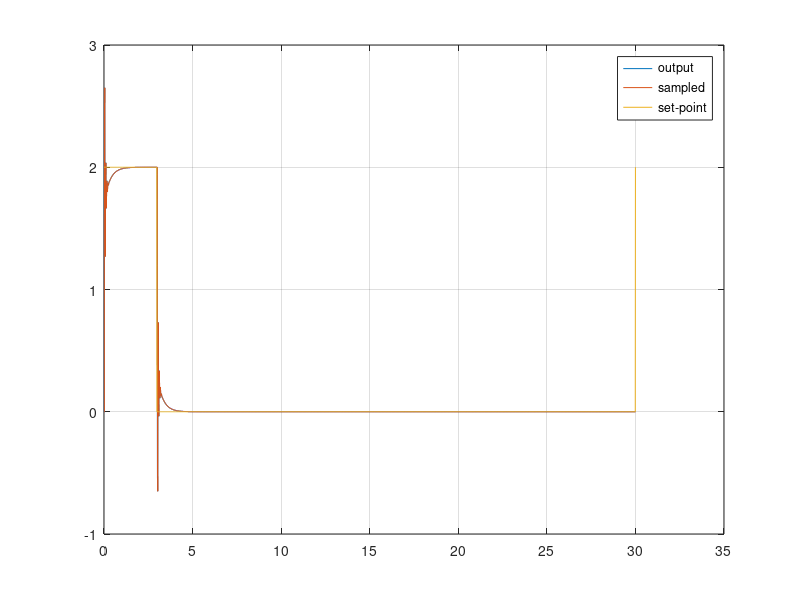
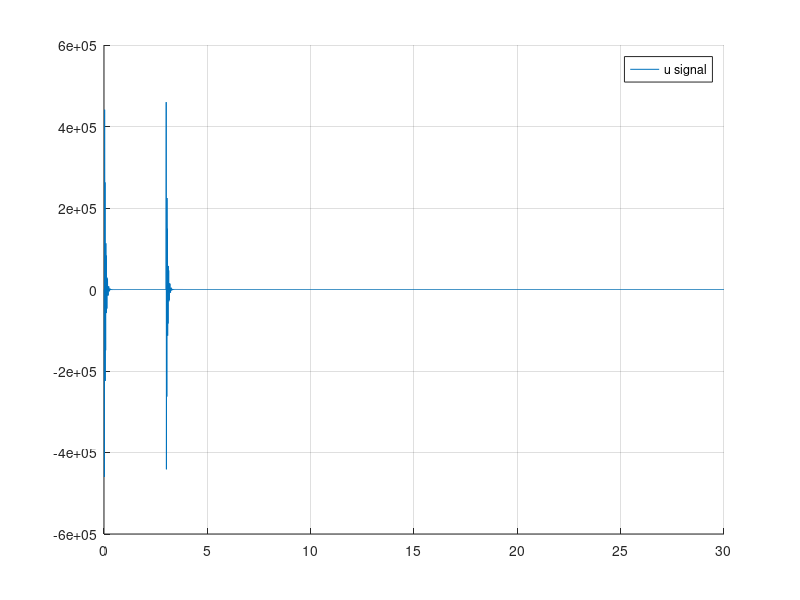
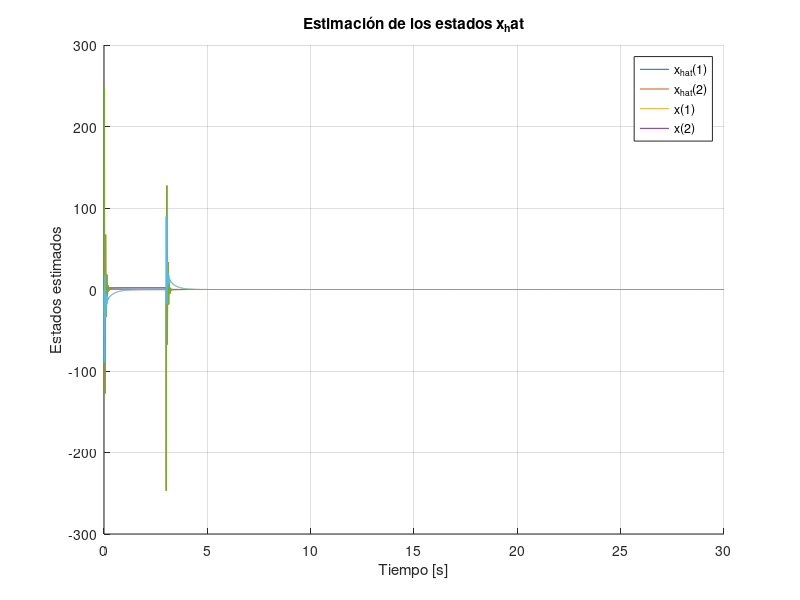

These figures' MATLAB source, in order:
clear all;
close all;
%% Parámetros de Simulación
Ts = 0.01;
Tf = 30;
Nsim = Tf/Ts;
t = 0:Ts:Tf;

%% Señal de Entrada - Set Point
r_sp = 2*ones(size(t));

%% Espacio de estados identificado invertido - ecuacion calculada
% A = [0 1 0; 4.8976 -0.52198 0.319; 0 0 -0.33792];
% B = [0; -0.468; 0.495];
% C = [1 0 0];
% D = 0;

A = [0 1 0; 0 0 1; -0.4588 -12.83 -3.986];
B = [-0.00008368; -0.05376; 0.01643];
C = [1 0 0];
D = 0;

% A = [0 1; -0.9903 1.99];
% B = [-0.000002972; -0.000009109];
% C = [1 0];
% D = 0;

% Funcion de transferencia Pendulo natural
% num = [-0.001862 -0.05642];
% den = [1 0.4719 4.919];
% [A, B, C, D] = tf2ss(num,den);
% 
sys_ss = ss(A, B, C, D);

[SS_disc] = c2d(sys_ss, Ts);

% SS_disc = ss(A, B, C, D, Ts);
% sys_ss = d2c(SS_disc);
%% Tamaño vectores Espacio de Estados
nx = length(SS_disc.A);

%% Asignación de Polos
pole1 = -0.1+0.8j;
pole2 = -0.1-0.8*j;
pole3 = 0.9;
pole4 = -0.7;
p = [pole1 pole2 pole3 pole4];

%% Determinacion de la matriz K - caso en donde existe integrador
%%[K, prec] = place(SS_disc.A, SS_disc.B, p);

%% Determinación de la matriz K - caso en donde no existe integrador 
% Servosistema tipo 1 planta sin integrador
A_hat = [SS_disc.A zeros(nx, 1); -SS_disc.C 0];
B_hat = [SS_disc.B; 0];
p_new = p;
%K_hat = place(A_hat, B_hat, p_new);
K_hat = place(A_hat,B_hat, p);
K_new = K_hat(1:nx);
ki = K_hat(end);

%% Variables Iniciales
x0 = zeros(1, nx)';
x = ones(nx, Nsim + 1) .* x0;

% Observador
x_hat = ones(nx, Nsim + 1) .* x0;
L = [0.2;0.2;0.2]; % Ganancia del observador

% Salidas del simulador
yOut  = SS_disc.C*x0; 
tOut = 0;
uOut = 0;
dt = linspace(0, Ts, 10)';
integral_error = zeros(1, Nsim);
e = zeros(1, Nsim);
q = zeros(1, Nsim);
y_feedback = SS_disc.C*x0;

%% Representa el tiempo real, cuanto tiempo está corriendo el
% microcontrolador, el tiempo entre interrupciones el tiempo de muestreo
for k = 1:Nsim
    
    if k >= 3/Ts
        r_sp(k) = 0;
    end
    % Microcontrolador %
    e(k) = r_sp(k) - y_feedback;

    % Sin integrador  
%     u(k) = - K*x(:, k);

    % Con integrador, sin referencia
%     e(k) = y_feedback;
%     u(k) = -ki*y_feedback - K_new*x(:, k);

    % Con integrador
    u(k) = -ki*q(k) - K_new*x_hat(:, k);
   
    x_hat(:, k+1) = (SS_disc.A - L*SS_disc.C)*x_hat(:, k) + SS_disc.B*u(k) + L*y_feedback;
     
    uOut = [uOut u(k)];
    
    u = u(k)*ones(1, numel(dt)); % ZOH de la U - DAC

    % Sistema en la vida real %
    [y, tsim, XssOut] = lsim(sys_ss, u, dt, x(:, k)); % XssOut es la salida del Espacio de Estados. Cambiar
    x(:, k+1) = XssOut(end, :)'; % x es el vector de estados
    q(k+1) = q(k) + e(k); % Integrador se obtiene con el modelo discretizado
    y_feedback = y(end, :); % Sampling - ADC

    tOut = [tOut (tsim' + t(k))];
    yOut = [yOut y'];
end

%% Gráficos
figure(1)
plot(tOut, yOut);
hold on
stairs(t, SS_disc.C*x);
plot(t, r_sp);
legend('output', 'sampled', 'set-point')
grid on

figure(2)
hold on
plot(t, uOut)
legend('u signal')
grid on

%% Gráficos de la estimación de los estados
figure(3)
hold on
for i = 1:nx
    plot(t, x_hat(i, 1:Nsim+1));
end
for i = 1:nx
    plot(t, x(i, 1:Nsim+1));
end
legend('x_{hat}(1)','x_{hat}(2)','x(1)','x(2)');
title('Estimación de los estados x_hat');
xlabel('Tiempo [s]');
ylabel('Estados estimados');
grid on